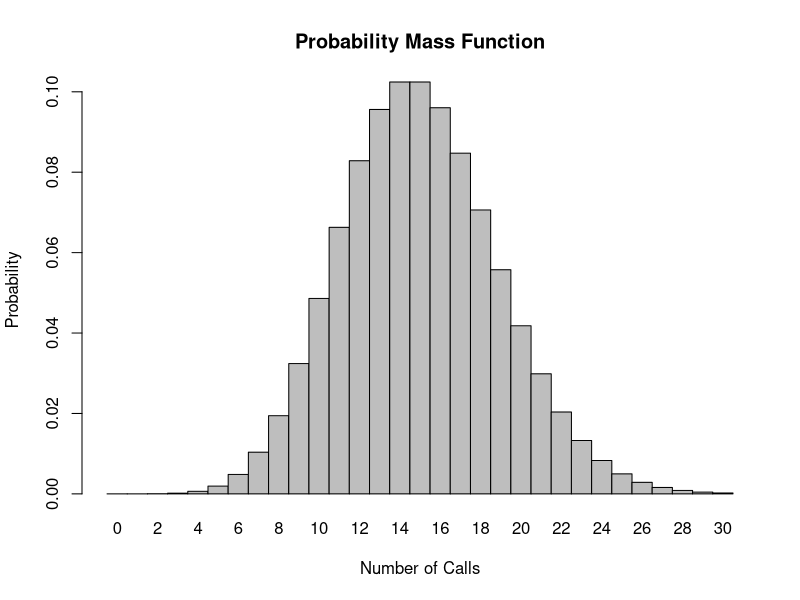
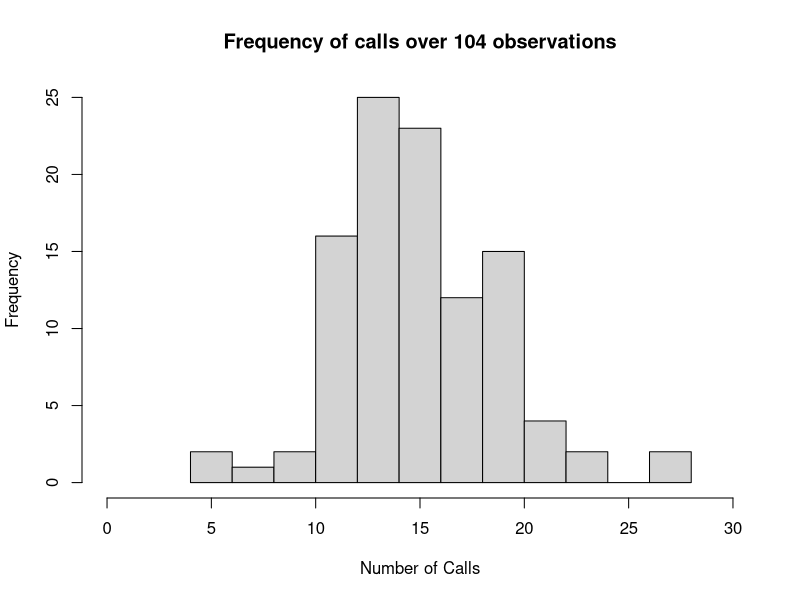

The R script that drew these images, in order:
## ---- chunk 1
knitr::opts_chunk$set(echo = TRUE)
## ---- chunk 2
#We will use the function ppois since it calculates the poisson probability for a variable that is not discrete. A discrete variable would be like exactly 8 calls, but we want to know the probablity of 8 calls and more.
#lambda is equal to the mean so lambda<-15
#q is equal to the number of success, in this case 8+
#lower.tail is equal to TRUE if you want the probability of less than a certain number and FALSE if you want probability of more than a certain number. Because we want to know the probability of the 8+ we want to use FALSE The default for this function is TRUE so we need to include lower in our function.

#ppois(q, lambda, lower.tail)
Probability<-ppois(q = 8, lambda = 15, lower.tail = FALSE)
Probability
## ---- chunk 3
#Now we have a discrete value of 0 which means we want to use dpois.
#same variables as above except q = 0. 
Probability<-dpois(0, lambda = 15)
Probability
#As you can see, there is very very low probability of our scinetist hearing nothing. 
## ---- chunk 4
#same as above but we replace 0 with 3
Probability<-dpois(3, lambda = 15)
Probability
#Still low but more likely than 0 calls. 
## ---- chunk 5
#So from what I gather, the poisson mass function is a line. that shows the distribution of probabilities for a given function. 
?plot
?hist
?ggplot2
?ggplot
?barplot
x<-0:30
l<-15
Pois<-dpois(x = x, lambda = l)
barplot(Pois, names.arg = x, space =  0, xlab = "Number of Calls", ylab = "Probability", main = "Probability Mass Function")
#We want to plot the discrete values for 0 to 30 for our poisson distribution which is why we used dpois. Not sure what the spce = 0 is about at all or the names.arg function either. 
## ---- chunk 6
?rpois
#So my interweb searches have lead me to finding rpois(). So lets look for a little information about rpois(). 
rpois(104, lambda = 15)
#That was rather easy! n = 104 (or the number of trials), and of course lambda still equals 15. 
## ---- chunk 7
?hist
x<-rpois(104, lambda = 15)
hist(x, xlim = c(0, 30), xlab = "Number of Calls", main = "Frequency of calls over 104 observations")
#The hist() fucntion denotes a histogram. xlim sets the limits of the x axis, xlab lables the x axis and main labels the title of the histogram. 
